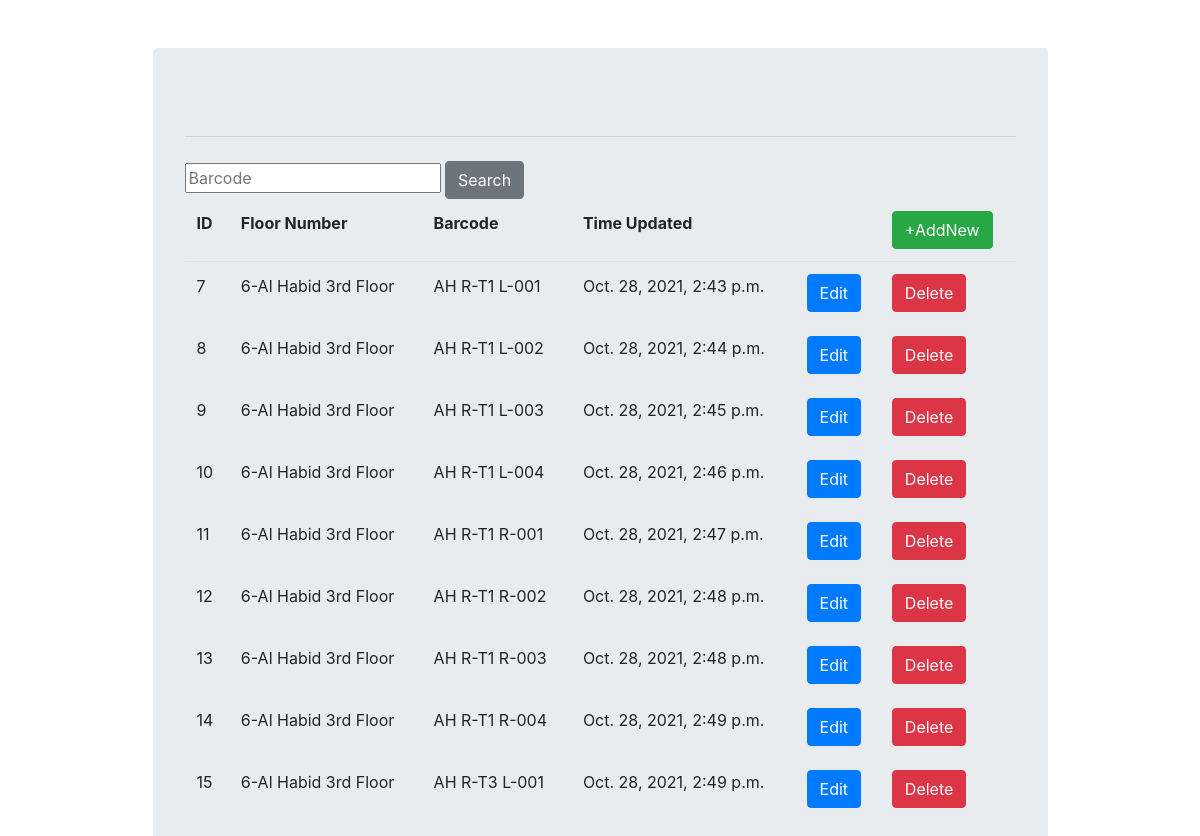
Page /barcode-list/ on the earlier database version.
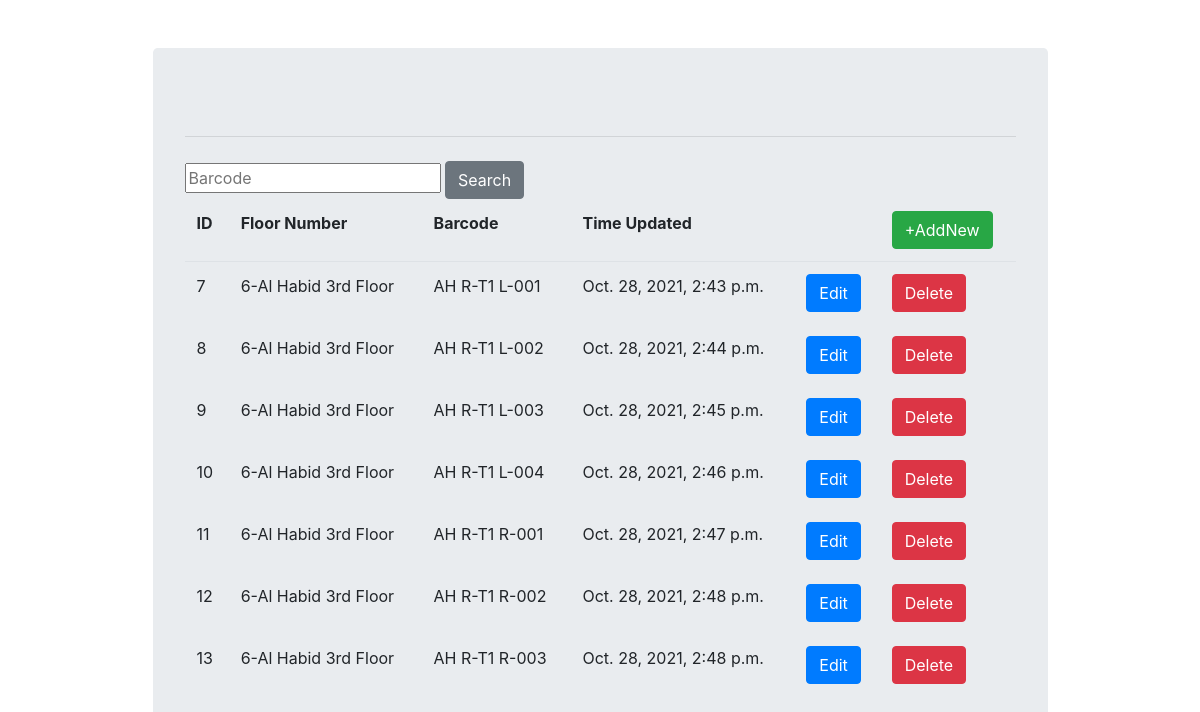
Same page on the later database version.
### api/models.py (models this page shows)
class Barcodes(models.Model):
    flor_num = models.ForeignKey(florNumber, max_length=100,
                                blank=True, null=True, on_delete=models.CASCADE)
    barcode = models.CharField(max_length=100)
    update = models.DateTimeField(auto_now=True)
    class Meta:
        ordering = ['flor_num']
        db_table = 'barcodes'

class florNumber(models.Model):
    flor_number = models.CharField(max_length=100)
    def __str__(self):
        return f'{self.id}-{self.flor_number}'
    class Meta:
        db_table = 'florNumber'

### api/views.py (the view)
# urls.py: path('barcode-list/', views.barcodeList, name="barcode-list"),
def barcodeList(request):
    if request.method=="POST":
        search_param = request.POST.get('flornum')
        searchResult = Barcodes.objects.raw('SELECT id, flor_num_id, barcode \
                                            from Barcodes where \
                                            barcode like "%'+ search_param +'%"')
        return render (request,"barcodelist.html", {"blist": searchResult})
    else:
        searchResult = Barcodes.objects.all()
        return render(request, "barcodelist.html", {"blist": searchResult})

### api/templates/barcodelist.html (shortened to what this page needs)
{% extends "base.html"%}
{% block content %}
<form class="form"  method ="POST">
    <input type="text"
    name='flornum'
    placeholder="Barcode"
    />
    <button type="submit" class="btn btn-secondary">Search</button>
    <table class="table table-borderless">
        <thead class="border-bottom font-weight-bold">
            <tr>
                <td>ID</td>
                <td>Floor Number</td>
                <td>Barcode</td>
                <td>Time Updated</td>
                <td>
                </td>
                <td>
                    <a href="{% url 'building-dropdown' %}"<button type="button" class="btn btn-success"> +AddNew</button></a>
                </td>
            </tr>
        </thead>
        <tbody>
            {% for list in blist%}
                <tr>
                    <td>{{list.id}}</td>
                    <td>{{list.flor_num}}</td>
                    <td>{{list.barcode}}</td>
                    <td>{{list.update}}</td>
                    <td>
                        <a href=""
                        <button type="button" class="btn btn-primary">
                         Edit</button></a>
                    </td>
                    <td>
                        <a href="{% url 'barcode-delete' list.id%}"method="POST">
                            <button type="button" class="btn btn-danger"> Delete</button>
                        </a>
                    </td>
                </tr>
            {% empty %}
                <p>
                    No Record found click add new Button
                </p>
            {% endfor %}
        </tbody>
    </table>
</form>
{% endblock content %}

### api/templates/base.html (shortened to what this page needs)
<!DOCTYPE html>
<html lang="en">
<head>
    <link rel="stylesheet" href="https://stackpath.bootstrapcdn.com/bootstrap/4.4.1/css/bootstrap.min.css"
>
    <link rel="stylesheet" href="https://cdnjs.cloudflare.com/ajax/libs/font-awesome/5.11.2/css/all.min.cs">
</head>
<body>
    <div class="container">
        <div class="col-md-10 offset-md-1 mt-5">
            <div class="jumbotron">
                 <hr class="my-4">
                 {% block content %}
                 {% endblock content %}
            </div>
        </div>
    </div>
</body>
</html>

Differences in the rows shown:
removed Barcodes: id "14", flor_num "6-Al Habid 3rd Floor", barcode "AH R-T1 R-004", update "Oct. 28, 2021, 2:49 p.m."
removed Barcodes: id "15", flor_num "6-Al Habid 3rd Floor", barcode "AH R-T3 L-001", update "Oct. 28, 2021, 2:49 p.m."
